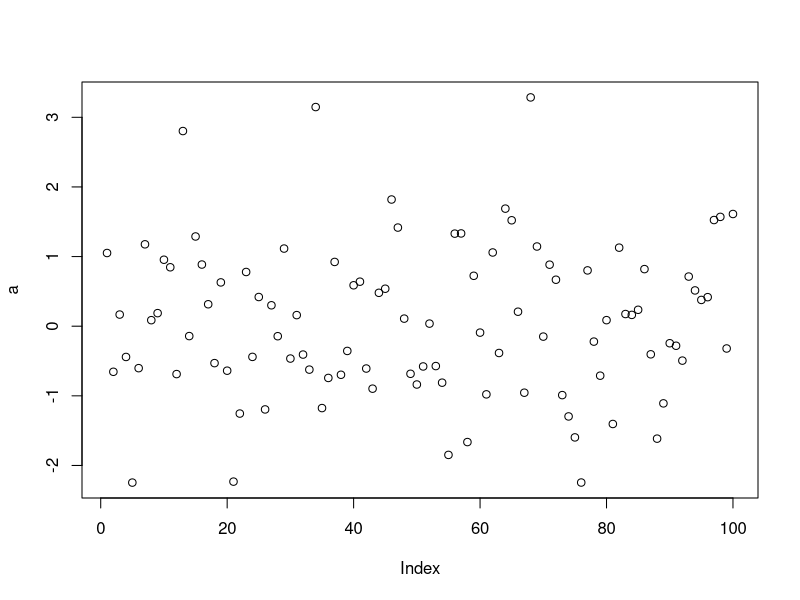

Write the R code that produced this figure.
## ---- chunk 1
knitr::opts_chunk$set(echo = TRUE)
##library(tidyverse) # Wickham的数据整理的整套工具
pdf.options(height=10/2.54, width=10/2.54, family="GB1") # 注意：此设置要放在最后
## ---- chunk 2
a <- rnorm(100)
plot(a)
## ---- chunk 3
# 查看当前默认使用的镜像：
getOption("repos")
# 切换清华镜像
options(repos = c(CRAN = "https://mirrors.tuna.tsinghua.edu.cn/CRAN/"))
